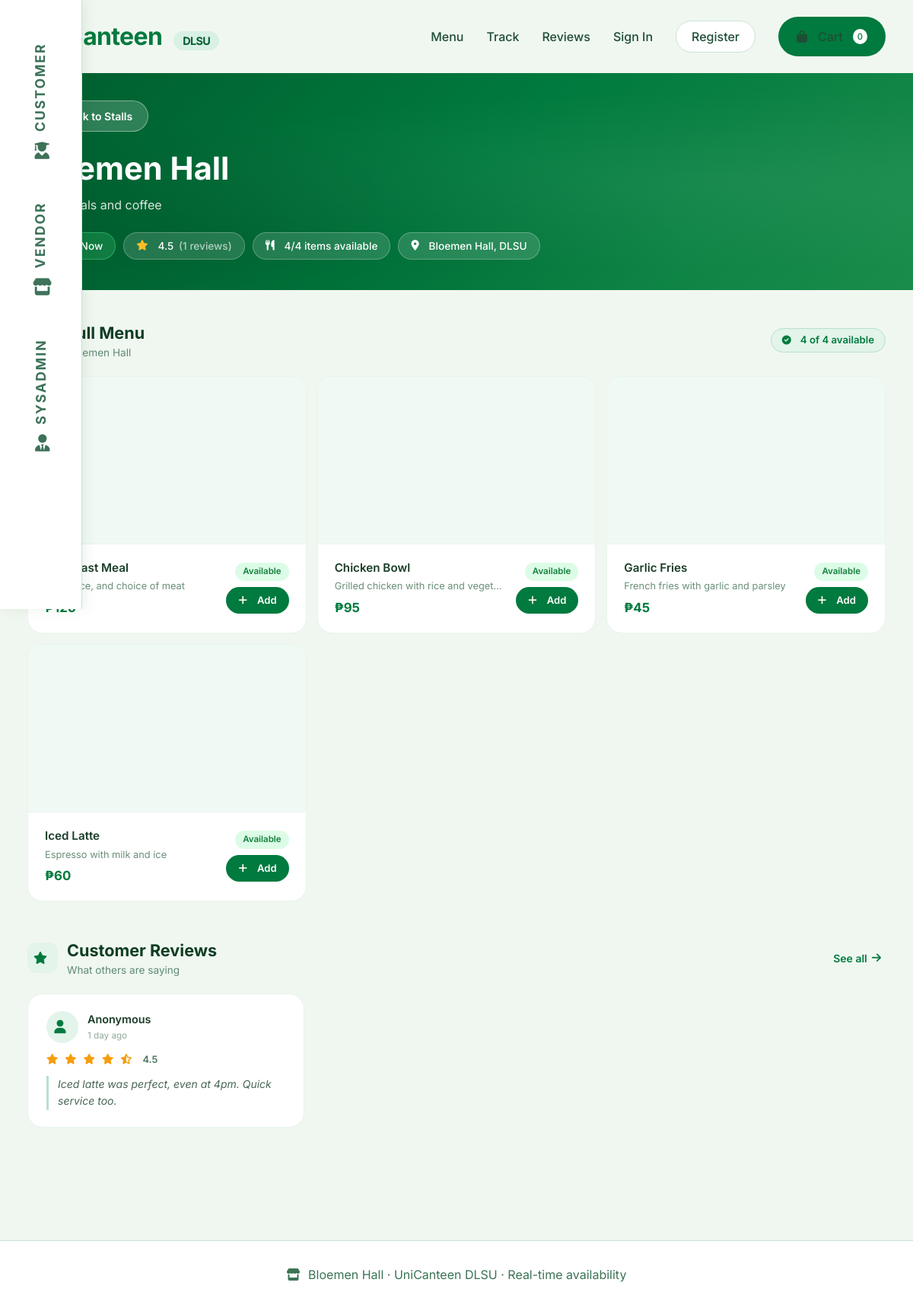
The page /index.php?page=restaurant&id=1 on the database as committed earlier.
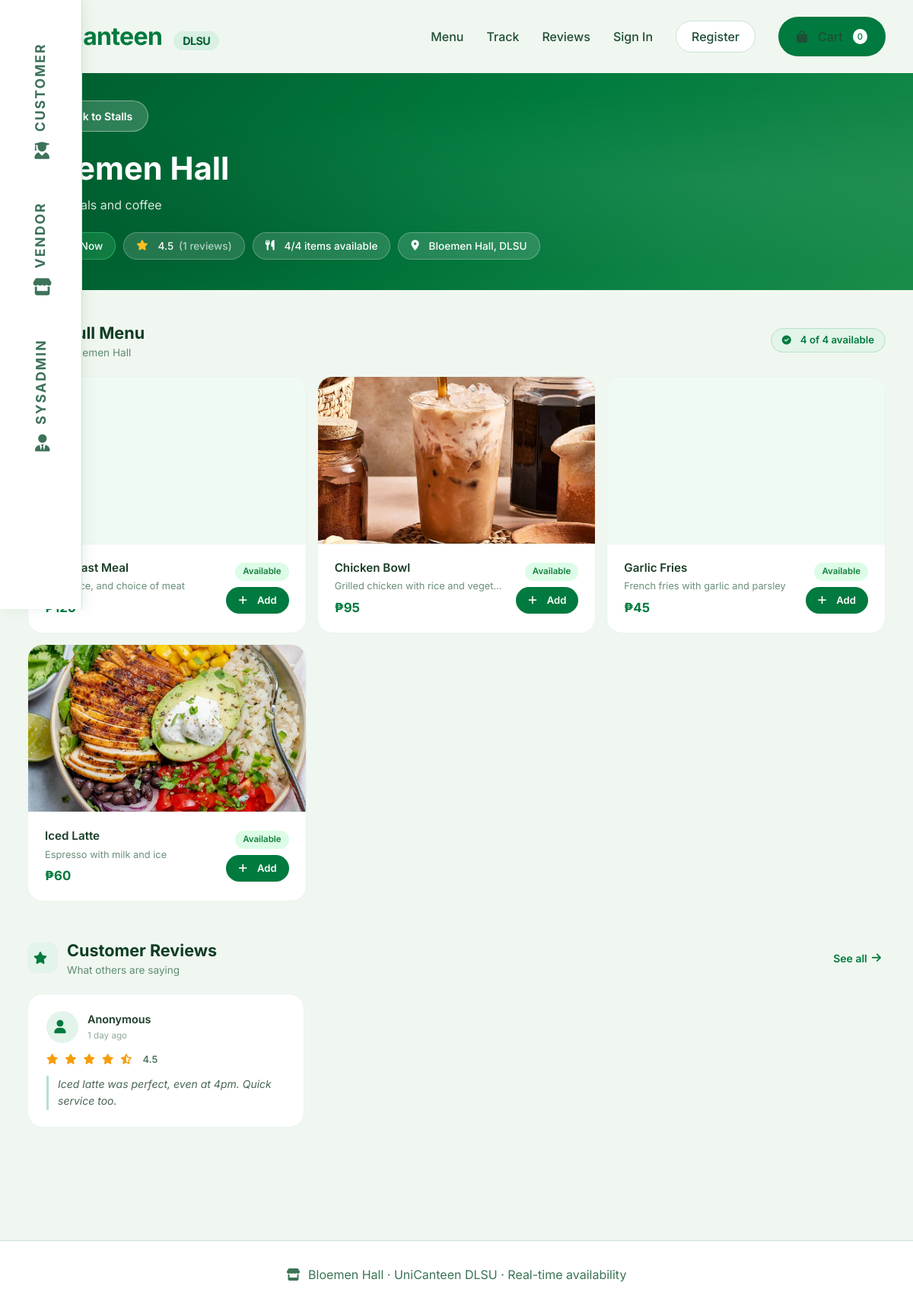
The same page on the database as committed later.
### tables this page shows
CREATE TABLE Restaurants (
    ID INT PRIMARY KEY AUTO_INCREMENT,
    name VARCHAR(60) NOT NULL,
    address VARCHAR(100),
    description TEXT,
    logo_url VARCHAR(255),
    owner_ID INT,
    is_open BOOLEAN DEFAULT TRUE,
    created_at TIMESTAMP DEFAULT CURRENT_TIMESTAMP,
    FOREIGN KEY (owner_ID) REFERENCES Users(ID)
);

CREATE TABLE Items (
    ID INT PRIMARY KEY AUTO_INCREMENT,
    name VARCHAR(60) NOT NULL,
    description TEXT,
    price DECIMAL(10, 2) NOT NULL,
    image_url VARCHAR(255),
    isAvailable BOOLEAN DEFAULT TRUE,
    restaurant_ID INT,
    created_at TIMESTAMP DEFAULT CURRENT_TIMESTAMP,
    FOREIGN KEY (restaurant_ID) REFERENCES Restaurants(ID) ON DELETE CASCADE
);

CREATE TABLE Ratings (
    ID INT PRIMARY KEY AUTO_INCREMENT,
    restaurant_ID INT,
    order_ID INT UNIQUE,
    rating DECIMAL(3, 2) CHECK (rating BETWEEN 1.0 AND 5.0),
    review TEXT,
    timestamp TIMESTAMP DEFAULT CURRENT_TIMESTAMP,
    FOREIGN KEY (restaurant_ID) REFERENCES Restaurants(ID) ON DELETE CASCADE,
    FOREIGN KEY (order_ID) REFERENCES Orders(ID) ON DELETE CASCADE
);

### config/config.php (called while the page is built, shortened)
<?php
if (!function_exists('url')) {
    function url($path = '') {
        return BASE_PATH . ltrim($path, '/');
    }
}
if (!function_exists('getTimeAgo')) {
    function getTimeAgo($timestamp) {
        $time_ago = strtotime($timestamp);
        $current_time = time();
        $time_difference = $current_time - $time_ago;
        $seconds = $time_difference;
        $minutes = round($seconds / 60);
        $hours = round($seconds / 3600);
        $days = round($seconds / 86400);
        if ($seconds < 60) {
            return "Just now";
        } else if ($minutes < 60) {
            return $minutes . " minute" . ($minutes > 1 ? "s" : "") . " ago";
        } else if ($hours < 24) {
            return $hours . " hour" . ($hours > 1 ? "s" : "") . " ago";
        } else {
            return $days . " day" . ($days > 1 ? "s" : "") . " ago";
        }
    }
}
?>

### frontend/restaurant.php (the view, shortened to what the rows shown need)
<?php
require_once __DIR__ . '/../config/config.php';
$restaurant_id = intval($_GET['id']);
$db = Database::getInstance()->getConnection();
$restaurantQuery = "SELECT
    r.*,
    COALESCE(AVG(rt.rating), 0) as avg_rating,
    COUNT(DISTINCT rt.ID) as rating_count,
    (SELECT COUNT(*) FROM Items WHERE restaurant_ID = r.ID AND isAvailable = TRUE) as available_items_count,
    (SELECT COUNT(*) FROM Items WHERE restaurant_ID = r.ID) as total_items_count
    FROM Restaurants r
    LEFT JOIN Ratings rt ON r.ID = rt.restaurant_ID
    WHERE r.ID = ?
    GROUP BY r.ID";
$stmt = $db->prepare($restaurantQuery);
$stmt->bind_param("i", $restaurant_id);
$stmt->execute();
$restaurantResult = $stmt->get_result();
$restaurant = $restaurantResult->fetch_assoc();
$itemsQuery = "SELECT * FROM Items WHERE restaurant_ID = ? ORDER BY isAvailable DESC, name";
$stmt = $db->prepare($itemsQuery);
$stmt->bind_param("i", $restaurant_id);
$stmt->execute();
$itemsResult = $stmt->get_result();
$reviewsQuery = "SELECT
    rt.*,
    u.full_name as reviewer_name
    FROM Ratings rt
    LEFT JOIN Orders o ON rt.order_ID = o.ID
    LEFT JOIN Users u ON o.customer_ID = u.ID
    WHERE rt.restaurant_ID = ?
    ORDER BY rt.timestamp DESC
    LIMIT 6";
$stmt = $db->prepare($reviewsQuery);
$stmt->bind_param("i", $restaurant_id);
$stmt->execute();
$reviewsResult = $stmt->get_result();
$cart_items_count = 0;
?>
<!DOCTYPE html>
<html lang="en">
<head>
    <link rel="stylesheet" href="https://cdnjs.cloudflare.com/ajax/libs/font-awesome/6.0.0-beta3/css/all.min.css">
    <link rel="stylesheet" href="<?php echo url('assets/styles.css'); ?>">
</head>
<body>
    <div class="main-content">
        <section class="page-section">
            <div class="wrapper">
                <nav class="customer-nav">
                    <a href="index.php?page=customer" class="logo">UniCanteen <span>DLSU</span></a>
                    <div class="customer-nav-links">
                        <a href="index.php?page=customer#menu">Menu</a>
                        <a href="index.php?page=customer#track">Track</a>
                        <a href="index.php?page=reviews">Reviews</a>
                        <?php if (isset($_SESSION['user_id'])): ?>
                            <a
                                href="index.php?page=profile"><?php echo htmlspecialchars(explode(' ', $_SESSION['user_name'] ?? 'Profile')[0]); ?></a>
                            <a href="frontend/logout.php" class="btn-outline">Logout</a>
                        <?php else: ?>
                            <a href="index.php?page=login">Sign In</a>
                            <a href="index.php?page=register" class="btn-outline">Register</a>
                        <?php endif; ?>
                        <a href="index.php?page=cart" class="btn-primary">
                            <i class="fas fa-bag-shopping"></i> Cart
                            <span class="cart-count"><?php echo $cart_items_count; ?></span>
                        </a>
                    </div>
                </nav>
            </div>
            <div class="r-hero">
                <div class="r-hero-inner">
                    <div class="wrapper">
                        <div>
                            <a href="index.php?page=customer#menu" class="btn-back">
                                <i class="fas fa-arrow-left"></i> Back to Stalls
                            </a>
                        </div>
                        <div class="r-hero-row">
                            <div>
                                <h1><?php echo htmlspecialchars($restaurant['name']); ?></h1>
                                <?php if ($restaurant['description']): ?>
                                    <p class="r-hero-desc"><?php echo htmlspecialchars($restaurant['description']); ?></p>
                                <?php endif; ?>
                                <div class="hero-pills">
                                    <span
                                        class="h-pill <?php echo $restaurant['is_open'] ? 'pill-open' : 'pill-closed'; ?>">
                                        <?php echo $restaurant['is_open'] ? 'Open Now' : 'Closed'; ?>
                                    </span>
                                    <span class="h-pill">
                                        <i class="fas fa-star" style="color:#fbbf24;"></i>
                                        <?php echo number_format($restaurant['avg_rating'], 1); ?>
                                        <span style="opacity:0.65;">(<?php echo $restaurant['rating_count']; ?>
                                            reviews)</span>
                                    </span>
                                    <span class="h-pill">
                                        <i class="fas fa-utensils"></i>
                                        <?php echo $restaurant['available_items_count']; ?>/<?php echo $restaurant['total_items_count']; ?>
                                        items available
                                    </span>
                                    <?php if ($restaurant['address']): ?>
                                        <span class="h-pill">
                                            <i class="fas fa-map-marker-alt"></i>
                                            <?php echo htmlspecialchars($restaurant['address']); ?>
                                        </span>
                                    <?php endif; ?>
                                </div>
                            </div>
                        </div>
                    </div>
                </div>
            </div>
            <div class="r-body">
                <div class="wrapper">
                    <div class="sec-header">
                        <div class="sec-header-icon"><i class="fas fa-utensils"></i></div>
                        <div>
                            <h2>Full Menu</h2>
                            <p class="sec-subtitle"><?php echo $restaurant['name']; ?></p>
                        </div>
                        <div class="sec-header-end">
                            <span class="availability-pill">
                                <i class="fas fa-circle-check" style="font-size:0.75rem;"></i>
                                <?php echo $restaurant['available_items_count']; ?> of
                                <?php echo $restaurant['total_items_count']; ?> available
                            </span>
                        </div>
                    </div>
                    <div class="menu-grid-2col">
                        <?php
                        $itemsResult->data_seek(0);
                        while ($item = $itemsResult->fetch_assoc()):
                            $isAvailable = ($item['isAvailable'] == 1 || $item['isAvailable'] === '1' || $item['isAvailable'] === true);
                            ?>
                            <div class="menu-card <?php echo !$isAvailable ? 'sold-out-card' : ''; ?>">
                                <?php if (!empty($item['image_url'])): ?>
                                    <img src="<?php echo htmlspecialchars(url($item['image_url'])); ?>"
                                        alt="<?php echo htmlspecialchars($item['name']); ?>" class="menu-card-img">
                                <?php else: ?>
                                    <div class="menu-card-icon">
                                    </div>
                                <?php endif; ?>
                                <div class="menu-card-info-row">
                                    <div class="menu-card-body">
                                        <div class="menu-card-name"><?php echo htmlspecialchars($item['name']); ?></div>
                                        <?php if ($item['description']): ?>
                                            <div class="menu-card-desc"><?php echo htmlspecialchars($item['description']); ?>
                                            </div>
                                        <?php endif; ?>
                                        <div class="menu-card-price" style="margin-top:6px;">
                                            ₱<?php echo number_format($item['price'], 0); ?></div>
                                    </div>
                                    <div class="menu-card-actions">
                                        <span class="avail-tag-small <?php echo $isAvailable ? 'yes' : 'no'; ?>">
                                            <?php echo $isAvailable ? 'Available' : 'Sold Out'; ?>
                                        </span>
                                        <?php if ($isAvailable): ?>
                                            <a href="index.php?page=restaurant&id=<?php echo $restaurant_id; ?>&add_to_cart=<?php echo $item['ID']; ?>"
                                                class="btn-add" id="cart-btn-<?php echo $item['ID']; ?>">
                                                <i class="fas fa-plus"></i> Add
                                            </a>
                                        <?php else: ?>
                                            <span class="btn-sold">
                                                <i class="fas fa-times"></i> Sold Out
                                            </span>
                                        <?php endif; ?>
                                    </div>
                                </div>
                            </div>
                        <?php endwhile; ?>
                    </div>
                    <div class="sec-header" id="reviews">
                        <div class="sec-header-icon"><i class="fas fa-star"></i></div>
                        <div>
                            <h2>Customer Reviews</h2>
                            <p class="sec-subtitle">What others are saying</p>
                        </div>
                        <div class="sec-header-end">
                            <a href="index.php?page=reviews"
                                style="color:#007a3e; font-weight:600; font-size:0.875rem; text-decoration:none; display:flex; align-items:center; gap:6px;">
                                See all <i class="fas fa-arrow-right"></i>
                            </a>
                        </div>
                    </div>
                    <div class="reviews-grid-local">
                        <?php
                        $reviewsResult->data_seek(0);
                        if ($reviewsResult->num_rows > 0):
                            while ($review = $reviewsResult->fetch_assoc()):
                                ?>
                                <div class="rev-card">
                                    <div class="rev-top">
                                        <div class="rev-avatar">
                                            <i class="fas fa-user"></i>
                                        </div>
                                        <div>
                                            <div class="rev-name">
                                                <?php echo htmlspecialchars($review['reviewer_name'] ?? 'Anonymous'); ?>
                                            </div>
                                            <div class="rev-time"><?php echo getTimeAgo($review['timestamp']); ?></div>
                                        </div>
                                    </div>
                                    <div class="rev-stars">
                                        <?php
                                        $rating = $review['rating'];
                                        for ($i = 1; $i <= 5; $i++):
                                            if ($i <= floor($rating)): ?>
                                                <i class="fas fa-star"></i>
                                            <?php elseif ($i - 0.5 <= $rating): ?>
                                                <i class="fas fa-star-half-alt"></i>
                                            <?php else: ?>
                                                <i class="far fa-star" style="color:#d1d5db;"></i>
                                            <?php endif;
                                        endfor; ?>
                                        <span><?php echo number_format($rating, 1); ?></span>
                                    </div>
                                    <?php if ($review['review']): ?>
                                        <div class="rev-text"><?php echo htmlspecialchars($review['review']); ?></div>
                                    <?php endif; ?>
                                </div>
                                <?php
                            endwhile;
                        endif; ?>
                    </div>
                </div>
            </div>
            <footer class="footer-note">
                <i class="fas fa-store"></i>
                <?php echo htmlspecialchars($restaurant['name']); ?> · UniCanteen DLSU · Real-time availability
            </footer>
        </section>
    </div>
</body>
</html>

Rows that differ between the two databases and show on the page:
changed items "Chicken Bowl": image_url: picture added
changed items "Iced Latte": image_url: picture added
